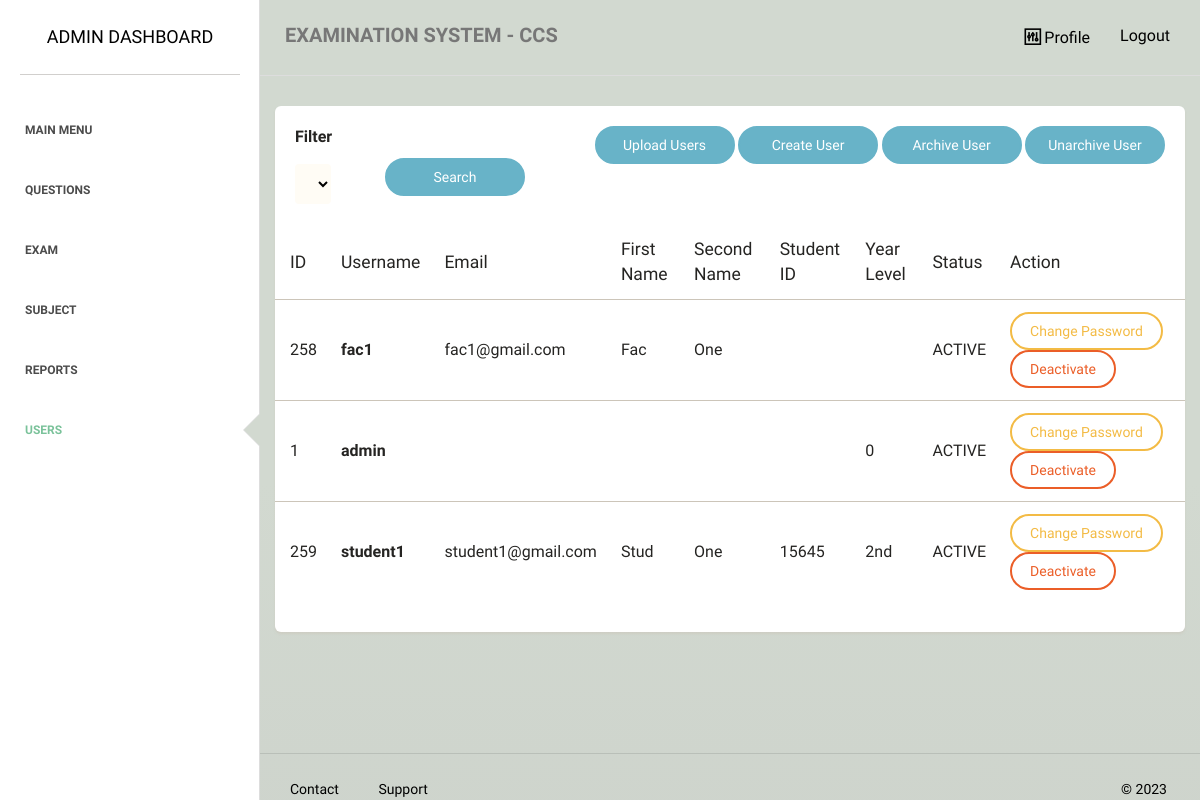
The app's page /admin/user/index.php, older data.
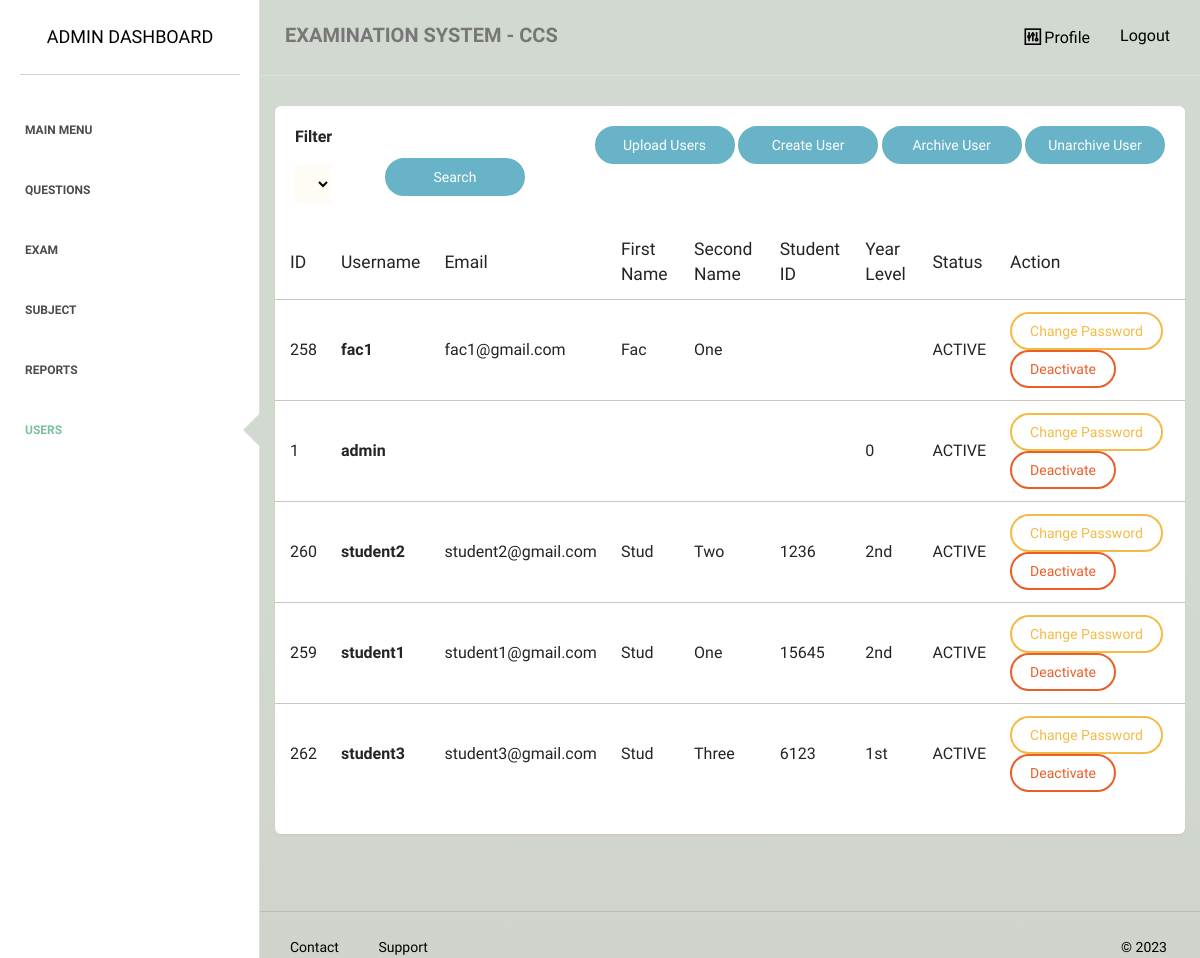
The same page, newer data.
### tables this page shows
CREATE TABLE `accounts` (
  `id` int(255) NOT NULL,
  `username` varchar(255) NOT NULL,
  `password` varchar(255) NOT NULL,
  `role` varchar(255) NOT NULL,
  `email` varchar(255) NOT NULL,
  `first_name` varchar(255) NOT NULL,
  `last_name` varchar(255) NOT NULL,
  `student_id` varchar(255) DEFAULT NULL,
  `status` varchar(50) NOT NULL,
  `list_of_subject` varchar(2000) DEFAULT NULL,
  `yearlevel` varchar(10) DEFAULT NULL
);

### admin/user/index.php (the view, shortened to what the changed rows need)
<?php
require_once "../../dbconnect.php";
$search1 = $_GET['search1'] ?? '';
if ($search1) {
    $statement = $pdo->prepare('SELECT * FROM accounts WHERE role like :role');
    $statement->bindValue(':role', "%$search1%");
} else {
    $statement = $pdo->prepare('SELECT * FROM accounts order by student_id asc');
}
$statement->execute();
$procdata = $statement->fetchAll(PDO::FETCH_ASSOC);
?>
<!doctype html>
<html lang="en">
<head>
    <link href="../../assets/css/main.css" rel="stylesheet" />
    <link href="../../assets/css/animate.css" rel="stylesheet"/>
    <link href="../../assets/css/paper-dashboard.css" rel="stylesheet"/>
    <link href="../../assets/css/demo.css" rel="stylesheet" />
    <link href="http://maxcdn.bootstrapcdn.com/font-awesome/latest/css/font-awesome.min.css" rel="stylesheet">
    <link href="../../assets/css/themify-icons.css" rel="stylesheet">
</head>
<body>
<div class="wrapper">
    <div class="main-panel">
        <div class="content">
            <div class="container-fluid">
                <div class="row">
                    <div class="">
                        <div class="card ">
                            <div class="content table-responsive table-full-width">
                                <table class="table">
                                    <thead>
                                        <th>ID</th>
                                    	<th>Username</th>
                                    	<th>Email</th>
                                    	<th>First Name</th>
                                    	<th>Second Name</th>
                                    	<th>Student ID</th>
                                    	<th>Year Level</th>
                                    	<th>Status</th>
                                    	<th>Action</th>
                                    </thead>
                                    <tbody>
                                        <?php foreach ($procdata as $i => $item): ?>
                                        <tr>
                                        	<td style="font-size:medium;"><?php echo $item['id']; ?></td>
                                        	<td style="font-size:medium;"><b><?php echo $item['username']; ?></b></td>
                                        	<td style="font-size:medium;"><?php echo $item['email']; ?></td>
                                        	<td style="font-size:medium;"><?php echo $item['first_name']; ?></td>
                                        	<td style="font-size:medium;"><?php echo $item['last_name']; ?></td>
                                            <td style="font-size:medium;"><?php echo $item['student_id']; ?></td>
                                            <td style="font-size:medium;"><?php echo $item['yearlevel']; ?></td>
                                        	<td style="font-size:medium;"><?php echo strtoupper($item['status']); ?></td>
                                        	<td style="text-align:left;">
                                                <a href="edit.php?id=<?php echo $item['id']; ?>" class="btn btn-warning btn-wd">Change Password</a>
                                                <?php if ($item['status'] == 'active'): ?>
                                                    <a href="remove.php?id=<?php echo $item['id']; ?>" class="btn btn-danger btn-">Deactivate </a>
                                                <?php elseif ($item['status'] == 'deactivated'): ?>
                                                    <a href="activate.php?id=<?php echo $item['id']; ?>" class="btn btn-success btn-">Activate </a>
                                                <?php endif;?>
                                            </td>
                                        </tr>
                                        <?php endforeach;?>
                                    </tbody>
                                </table>
                            </div>
                        </div>
                    </div>
                </div>
            </div>
        </div>
    </div>
</div>
</body>
</html>

Row changes from the older to the newer data that the page shows:
added accounts: id "260", username "student2", email "student2@gmail.com", first_name "Stud", last_name "Two", student "1236", yearlevel "2nd", status "ACTIVE"
added accounts: id "262", username "student3", email "student3@gmail.com", first_name "Stud", last_name "Three", student "6123", yearlevel "1st", status "ACTIVE"
